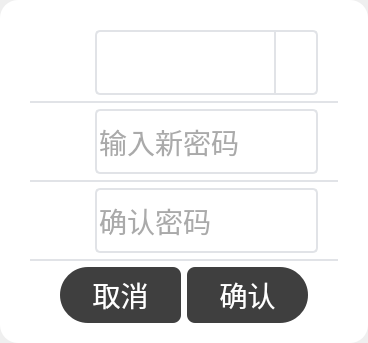
           <widget class="QWidget" name="page_3">
            <layout class="QVBoxLayout" name="verticalLayout_8">
             <property name="spacing">
              <number>0</number>
             </property>
             <property name="leftMargin">
              <number>0</number>
             </property>
             <property name="topMargin">
              <number>0</number>
             </property>
             <property name="rightMargin">
              <number>0</number>
             </property>
             <property name="bottomMargin">
              <number>0</number>
             </property>
             <item>
              <widget class="QFrame" name="frame_passSet">
               <property name="styleSheet">
                <string notr="true">#frame_passSet
{  
	background-color: rgb(255, 255, 255);
	border-radius:18px;
}</string>
               </property>
               <property name="frameShape">
                <enum>QFrame::StyledPanel</enum>
               </property>
               <property name="frameShadow">
                <enum>QFrame::Raised</enum>
               </property>
               <layout class="QVBoxLayout" name="verticalLayout_7" stretch="1,0,1,0,1,0,1">
                <property name="leftMargin">
                 <number>30</number>
                </property>
                <property name="topMargin">
                 <number>30</number>
                </property>
                <property name="rightMargin">
                 <number>30</number>
                </property>
                <property name="bottomMargin">
                 <number>20</number>
                </property>
                <item>
                 <layout class="QHBoxLayout" name="horizontalLayout_13" stretch="1,6">
                  <property name="spacing">
                   <number>15</number>
                  </property>
                  <property name="leftMargin">
                   <number>20</number>
                  </property>
                  <property name="topMargin">
                   <number>0</number>
                  </property>
                  <property name="rightMargin">
                   <number>20</number>
                  </property>
                  <property name="bottomMargin">
                   <number>0</number>
                  </property>
                  <item>
                   <widget class="QLabel" name="label_11">
                    <property name="maximumSize">
                     <size>
                      <width>30</width>
                      <height>32</height>
                     </size>
                    </property>
                    <property name="styleSheet">
                     <string notr="true">QLabel
{
	border-image: url(:/image/images/icon-user.png);
}</string>
                    </property>
                    <property name="text">
                     <string/>
                    </property>
                   </widget>
                  </item>
                  <item>
                   <widget class="QComboBox" name="mCombo_ID_Set">
                    <property name="minimumSize">
                     <size>
                      <width>0</width>
                      <height>65</height>
                     </size>
                    </property>
                    <property name="styleSheet">
                     <string notr="true">
/*未下拉时，QComboBox 样式 背景黑色*/
QComboBox {
	border: 2px solid #e1e3e7;         
	border-radius: 5px;    
background:#ffffff;
color:#565656;
padding-left:30px;
font-size:28px;
}  

/*下拉后的整个下拉窗体样式 背景红色*/
QComboBox QAbstractItemView 
{
	background:#ffffff;
	color:#565656; 
	padding-left:30px;    
} 
 
/*下拉箭头区域样式*/
QComboBox::drop-down
{
width: 40px;
border-left: 2px solid #e1e3e7; 
}    

/*下拉箭头样式*/
QComboBox::down-arrow {
	image: url(:/image/images/arrow.png);
height:30px;
width:20px;
}     </string>
                    </property>
                   </widget>
                  </item>
                 </layout>
                </item>
                <item>
                 <widget class="QLabel" name="lab_Login_7">
                  <property name="maximumSize">
                   <size>
                    <width>16777215</width>
                    <height>2</height>
                   </size>
                  </property>
                  <property name="styleSheet">
                   <string notr="true">QLabel
{
background-color:#e1e3e7;
}</string>
                  </property>
                  <property name="text">
                   <string/>
                  </property>
                  <property name="alignment">
                   <set>Qt::AlignCenter</set>
                  </property>
                 </widget>
                </item>
                <item>
                 <layout class="QHBoxLayout" name="horizontalLayout_15" stretch="1,6">
                  <property name="spacing">
                   <number>15</number>
                  </property>
                  <property name="leftMargin">
                   <number>20</number>
                  </property>
                  <property name="rightMargin">
                   <number>20</number>
                  </property>
                  <item>
                   <widget class="QLabel" name="label_12">
                    <property name="maximumSize">
                     <size>
                      <width>30</width>
                      <height>32</height>
                     </size>
                    </property>
                    <property name="styleSheet">
                     <string notr="true">QLabel
{
	border-image: url(:/image/images/icon-pass.png);
}</string>
                    </property>
                    <property name="text">
                     <string/>
                    </property>
                   </widget>
                  </item>
                  <item>
                   <widget class="QLineEdit" name="mEdit_Password_Set">
                    <property name="minimumSize">
                     <size>
                      <width>0</width>
                      <height>65</height>
                     </size>
                    </property>
                    <property name="styleSheet">
                     <string notr="true">QLineEdit
{    
	border-radius: 5px;
	font-size:28px;
	border: 2px solid #e1e3e7;       
	color:#565656;
}</string>
                    </property>
                    <property name="text">
                     <string/>
                    </property>
                    <property name="echoMode">
                     <enum>QLineEdit::Password</enum>
                    </property>
                    <property name="placeholderText">
                     <string>输入新密码</string>
                    </property>
                   </widget>
                  </item>
                 </layout>
                </item>
                <item>
                 <widget class="QLabel" name="lab_Login_8">
                  <property name="maximumSize">
                   <size>
                    <width>16777215</width>
                    <height>2</height>
                   </size>
                  </property>
                  <property name="styleSheet">
                   <string notr="true">QLabel
{
background-color:#e1e3e7;
}</string>
                  </property>
                  <property name="text">
                   <string/>
                  </property>
                  <property name="alignment">
                   <set>Qt::AlignCenter</set>
                  </property>
                 </widget>
                </item>
                <item>
                 <layout class="QHBoxLayout" name="horizontalLayout_17" stretch="1,6">
                  <property name="spacing">
                   <number>15</number>
                  </property>
                  <property name="leftMargin">
                   <number>20</number>
                  </property>
                  <property name="rightMargin">
                   <number>20</number>
                  </property>
                  <item>
                   <widget class="QLabel" name="label_13">
                    <property name="maximumSize">
                     <size>
                      <width>30</width>
                      <height>32</height>
                     </size>
                    </property>
                    <property name="styleSheet">
                     <string notr="true">QLabel
{
	border-image: url(:/image/images/icon-pass.png);
}</string>
                    </property>
                    <property name="text">
                     <string/>
                    </property>
                   </widget>
                  </item>
                  <item>
                   <widget class="QLineEdit" name="mEdit_Password_Set2">
                    <property name="minimumSize">
                     <size>
                      <width>0</width>
                      <height>65</height>
                     </size>
                    </property>
                    <property name="styleSheet">
                     <string notr="true">QLineEdit
{    
	border-radius: 5px;
	font-size:28px;
	border: 2px solid #e1e3e7;       
	color:#565656;
}</string>
                    </property>
                    <property name="text">
                     <string/>
                    </property>
                    <property name="echoMode">
                     <enum>QLineEdit::Password</enum>
                    </property>
                    <property name="placeholderText">
                     <string>确认密码</string>
                    </property>
                   </widget>
                  </item>
                 </layout>
                </item>
                <item>
                 <widget class="QLabel" name="lab_Login_9">
                  <property name="maximumSize">
                   <size>
                    <width>16777215</width>
                    <height>2</height>
                   </size>
                  </property>
                  <property name="styleSheet">
                   <string notr="true">QLabel
{
background-color:#e1e3e7;
}</string>
                  </property>
                  <property name="text">
                   <string/>
                  </property>
                  <property name="alignment">
                   <set>Qt::AlignCenter</set>
                  </property>
                 </widget>
                </item>
                <item>
                 <layout class="QHBoxLayout" name="horizontalLayout_16" stretch="3,3">
                  <property name="leftMargin">
                   <number>30</number>
                  </property>
                  <property name="rightMargin">
                   <number>30</number>
                  </property>
                  <item>
                   <widget class="QPushButton" name="mBtn_Cancel_Set">
                    <property name="sizePolicy">
                     <sizepolicy hsizetype="Minimum" vsizetype="Minimum">
                      <horstretch>0</horstretch>
                      <verstretch>0</verstretch>
                     </sizepolicy>
                    </property>
                    <property name="minimumSize">
                     <size>
                      <width>0</width>
                      <height>56</height>
                     </size>
                    </property>
                    <property name="maximumSize">
                     <size>
                      <width>16777215</width>
                      <height>60</height>
                     </size>
                    </property>
                    <property name="font">
                     <font>
                      <pointsize>-1</pointsize>
                     </font>
                    </property>
                    <property name="styleSheet">
                     <string notr="true">QPushButton
{ 
	background-color:rgb(63, 63, 63);
	font-size:28px; 
	color:rgb(255,255,255);
	border-radius:8px;
	border-top-left-radius: 28px;               /* 角弧度:左上角*/ 
	border-bottom-left-radius:28px;				/* 角弧度:左下角*/  			/* 角弧度:左下角*/  



}
QPushButton:pressed
{
	background-color:rgb(255,255,255);
	font-size:28px;
	color:rgb(63,63,63);
	border-radius:8px;

	border-top-left-radius: 28px;               /* 角弧度:左上角*/ 
	border-bottom-left-radius:28px;				/* 角弧度:左下角*/   
	border: 2px solid #3f3f3f;    
}</string>
                    </property>
                    <property name="text">
                     <string>取消</string>
                    </property>
                   </widget>
                  </item>
                  <item>
                   <widget class="QPushButton" name="mBtn_Login_Set">
                    <property name="sizePolicy">
                     <sizepolicy hsizetype="Minimum" vsizetype="Minimum">
                      <horstretch>0</horstretch>
                      <verstretch>0</verstretch>
                     </sizepolicy>
                    </property>
                    <property name="minimumSize">
                     <size>
                      <width>0</width>
                      <height>56</height>
                     </size>
                    </property>
                    <property name="maximumSize">
                     <size>
                      <width>16777215</width>
                      <height>56</height>
                     </size>
                    </property>
                    <property name="font">
                     <font>
                      <pointsize>-1</pointsize>
                     </font>
                    </property>
                    <property name="styleSheet">
                     <string notr="true">QPushButton
{ 
	background-color:rgb(63, 63, 63);
	font-size:28px; 
	color:rgb(255,255,255);
	border-radius:8px;
border-bottom-right-radius: 28px;               /* 角弧度:左上角*/ 
border-top-right-radius:28px;				/* 角弧度:左下角*/  



}
QPushButton:pressed
{
	background-color:rgb(255,255,255);
	font-size:28px;
	color:rgb(63,63,63);
	border-radius:8px;

border-bottom-right-radius: 28px;               /* 角弧度:左上角*/ 
border-top-right-radius:28px;				/* 角弧度:左下角*/  
	border: 2px solid #3f3f3f;    
}</string>
                    </property>
                    <property name="text">
                     <string>确认</string>
                    </property>
                   </widget>
                  </item>
                 </layout>
                </item>
               </layout>
              </widget>
             </item>
            </layout>
           </widget>
